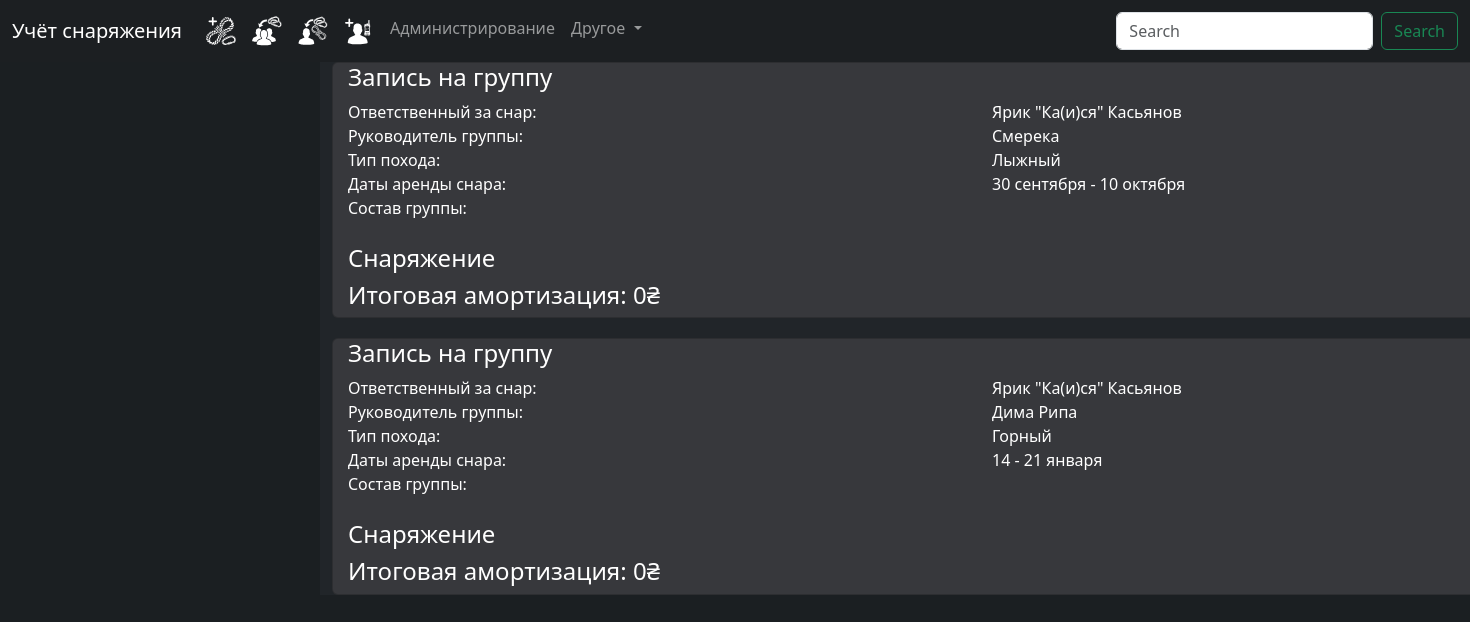
The app's page /, older data.
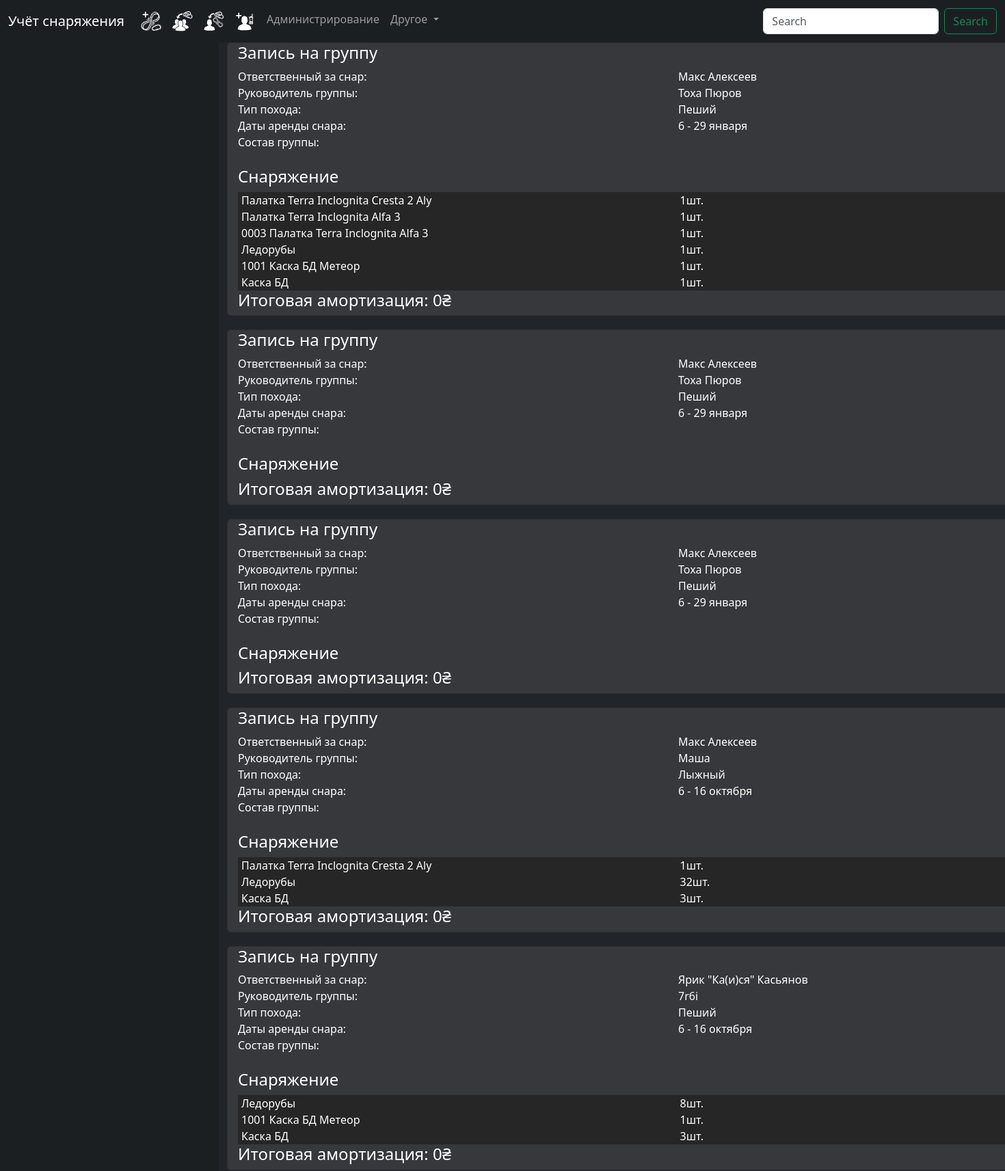
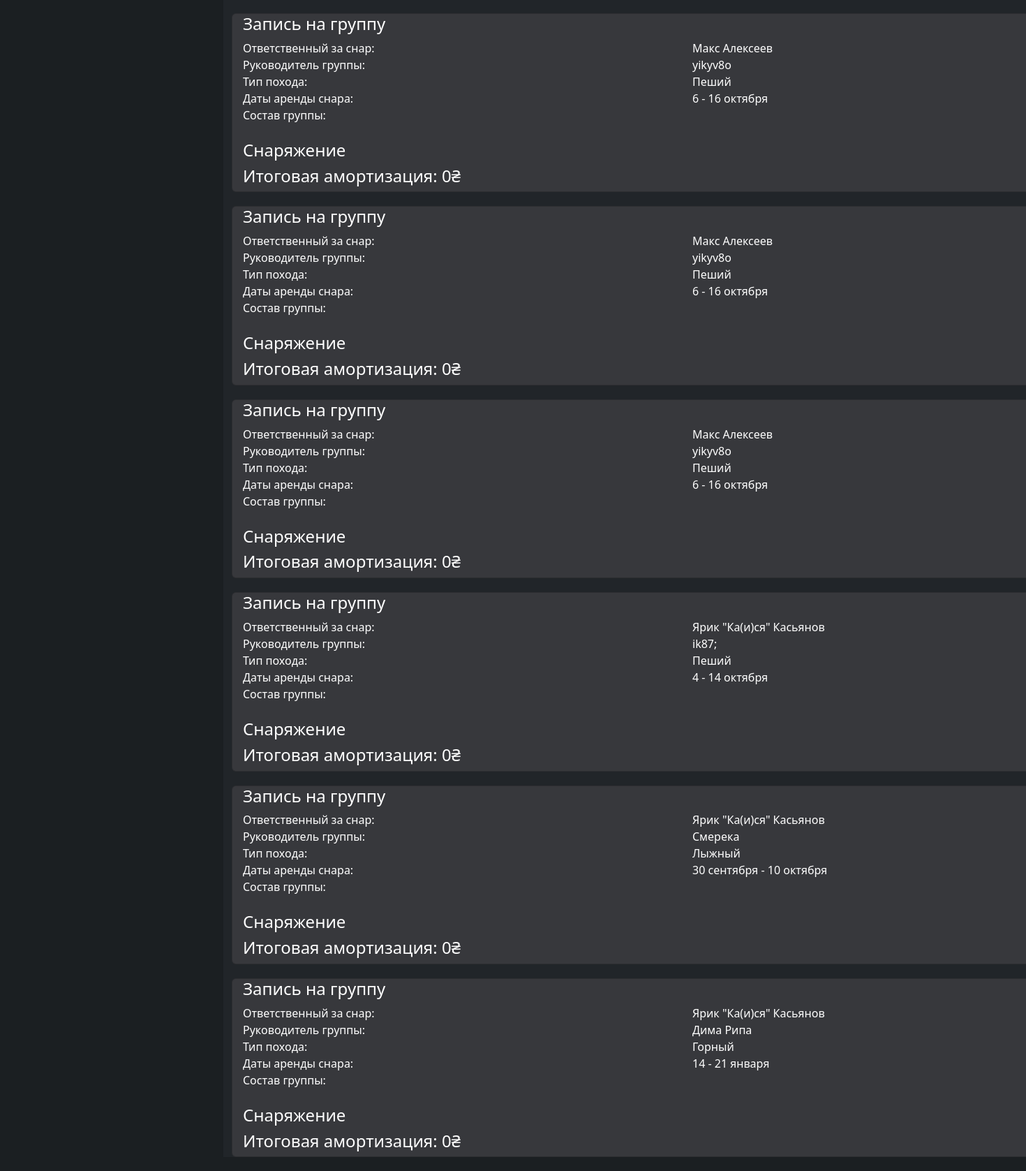
The same page, newer data (2 pictures, top to bottom).
### KaptyorkaApp/models.py (models this page shows)
class GroupAccounting(models.Model):
    lead_name = models.CharField(max_length=250, default='Смерека')
    type_of_hike = models.CharField(
        max_length=15, choices=TYPE_OF_HIKE, default="ПВД")
    responsible_person = models.ForeignKey(
        Contact, null=True, default=None, related_name="responsible_person", on_delete=models.CASCADE)
    group_members = models.CharField(
        max_length=1000, choices=TYPE_OF_HIKE, default="ПВД")
    start_date = models.DateField(default="2021-01-02")
    end_date = models.DateField(default="2021-01-02")
    equipment = models.ManyToManyField(Equipment)
    archived = models.BooleanField(default=False)

class Contact(models.Model):
    name = models.CharField(max_length=250, default='Смерека')
    is_club_member = models.BooleanField(default=False)
    phone_number = models.CharField(max_length=30, blank=True)

class RentedEquipment(models.Model):
    equipment = models.ForeignKey(Equipment, null=True, default=None, related_name="equipment", on_delete=models.CASCADE)
    amount = models.IntegerField(default=1, blank=True)
    type_of_accounting = models.CharField(max_length=15, choices=TYPE_OF_ACCOUNTING, default="GroupAccounting")
    user_accounting = models.ForeignKey(
        UserAccounting, null=True, default=None, on_delete=models.CASCADE)
    group_accounting = models.ForeignKey(
        GroupAccounting, null=True, default=None, on_delete=models.CASCADE)

class Equipment(models.Model):
    name = models.CharField(max_length=250, default='карабин')
    path = models.CharField(max_length=50, default='горное')
    unique = models.BooleanField(default=True)
    number = models.IntegerField(default=1, blank=True)
    price_per_day = models.IntegerField(default=0, blank=True)
    price = models.IntegerField(default=0, blank=True)
    price_for_members = models.IntegerField(default=0, blank=True)
    description = models.CharField(max_length=1000, default='', null=True)

### KaptyorkaApp/views.py (the view)
# urls.py: path("", HomePage.as_view(), name="home"),
class HomePage(View):
    def get(self, request):
        context = base_context(request, title='Home')
        group_accountings_list = list(GroupAccounting.objects.order_by("-id")[:30])
        group_accountings = list(map(lambda acc: (acc, beauty_date_interval(acc.start_date, acc.end_date), RentedEquipment.objects.filter(group_accounting = acc)), group_accountings_list))
        user_accountings_list = list(UserAccounting.objects.order_by("-id")[:30])
        user_accountings = list(map(lambda acc: (acc, beauty_date_interval(acc.start_date, acc.end_date), RentedEquipment.objects.filter(group_accounting = acc)), user_accountings_list))
        context["accountings"] = user_accountings+group_accountings
        return render(request, "home.html", context)

### KaptyorkaApp/views.py (called while the page is built)
def base_context(request, **args):
    context = {}
    user = request.user
    context['title'] = 'none'
    context['header'] = 'none'
    context['error'] = 0
    if args != None:
        for arg in args:
            context[arg] = args[arg]
    return context

def beauty_date_interval(date1: datetime, date2: datetime, show_year=False, show_if_this_year=False):
    months = ['января', 'февраля', 'марта', 'апреля', 'мая', 'июня',
              'июля', 'августа', 'сентября', 'октября', 'ноября', 'декабря']
    result = ''
    result += str(date1.day) + ' '
    if (date1.day, date1.month, date1.year) == (date2.day, date2.month, date2.year):
        result += months[date1.month-1]
    else:
        if date1.month == date2.month:
            result += '- '+str(date2.day) + ' ' + months[date1.month-1]
        else:
            result += months[date1.month-1]+' - ' + \
                str(date2.day) + ' '+months[date2.month-1]
    if show_year:
        if show_if_this_year:
            result+= ', '+str(date1.year)
        else:
            if date1.year != datetime.now().year:
                result+= ', '+str(date1.year)
    return result

### KaptyorkaApp/templates/home.html (shortened to what this page needs)
{% extends 'base.html' %}
{% block content %}
{% load static %}
<link rel="stylesheet" href="{% static 'css/form.css' %}" />
<link rel="stylesheet" href="{% static 'css/home.css' %}" />
<div>
    <div class="card-body">
        {% for acc in accountings %}
        <div class="card dark accounting-card">
            <h4>Запись на группу</h4>
            <div class="row">
                <div class="col">
                    <div>Ответственный за снар: </div>
                </div>
                <div class="col">
                    <div class="confirmation-data">{{ acc.0.responsible_person.name }}</div>
                </div>
            </div>
            <div class="row">
                <div class="col">
                    <div>Руководитель группы: </div>
                </div>
                <div class="col">
                    <div class="confirmation-data">{{ acc.0.lead_name }}</div>
                </div>
            </div>
            <div class="row">
                <div class="col">
                    <div>Тип похода: </div>
                </div>
                <div class="col">
                    <div class="confirmation-data">{{ acc.0.type_of_hike }}</div>
                </div>
            </div>
            <div class="row">
                <div class="col">
                    <div>Даты аренды снара: </div>
                </div>
                <div class="col">
                    <div class="confirmation-data">{{ acc.1 }}</div>
                </div>
            </div>
            <div class="row">
                <div class="col">
                    <div>Состав группы: </div>
                </div>
                <div class="col">
                </div>
            </div>
            <br>
            <h4>Снаряжение</h4>
            {% for eq in acc.2 %}
            <div class="col selectedEquipmentTable">
                <div class="row" id="CData`+ id + `">
                    <div class="col CDataMainCol">
                        {{ eq.equipment.name }}
                    </div>
                    <div class="col-sm CDataCol">
                        {{ eq.amount }}шт.
                    </div>
                </div>
            </div>
            {% endfor %}
            <div class="col">
                <h4 id="priceCDataField">Итоговая амортизация: 0₴</h4>
            </div>
        </div>
        {% endfor %}
    </div>
</div>
</div>
{% endblock %}

Row changes from the older to the newer data that the page shows:
added GroupAccounting: responsible_person.name "Макс Алексеев", lead_name "Тоха Пюров", type_of_hike "Пеший", acc "6 - 29 января"
added RentedEquipment: equipment.name "Палатка Terra Inclognita Cresta 2 Aly", amount "1", shown under "Макс Алексеев"
added RentedEquipment: equipment.name "Палатка Terra Inclognita Alfa 3", amount "1", shown under "Макс Алексеев"
added RentedEquipment: equipment.name "0003 Палатка Terra Inclognita Alfa 3", amount "1", shown under "Макс Алексеев"
added RentedEquipment: equipment.name "Ледорубы", amount "1", shown under "Макс Алексеев"
added RentedEquipment: equipment.name "1001 Каска БД Метеор", amount "1", shown under "Макс Алексеев"
added RentedEquipment: equipment.name "Каска БД", amount "1", shown under "Макс Алексеев"
added GroupAccounting: responsible_person.name "Макс Алексеев", lead_name "Тоха Пюров", type_of_hike "Пеший", acc "6 - 29 января"
added GroupAccounting: responsible_person.name "Макс Алексеев", lead_name "Тоха Пюров", type_of_hike "Пеший", acc "6 - 29 января"
added GroupAccounting: responsible_person.name "Макс Алексеев", lead_name "Маша", type_of_hike "Лыжный", acc "6 - 16 октября"
added RentedEquipment: equipment.name "Палатка Terra Inclognita Cresta 2 Aly", amount "1", shown under "Макс Алексеев"
added RentedEquipment: equipment.name "Ледорубы", amount "32", shown under "Макс Алексеев"
added RentedEquipment: equipment.name "Каска БД", amount "3", shown under "Макс Алексеев"
added GroupAccounting: responsible_person.name "Ярик \"Ка(и)ся\" Касьянов", lead_name "7r6i", type_of_hike "Пеший", acc "6 - 16 октября"
added RentedEquipment: equipment.name "Ледорубы", amount "8", shown under "Ярик \"Ка(и)ся\" Касьянов"
added RentedEquipment: equipment.name "1001 Каска БД Метеор", amount "1", shown under "Ярик \"Ка(и)ся\" Касьянов"
added RentedEquipment: equipment.name "Каска БД", amount "3", shown under "Ярик \"Ка(и)ся\" Касьянов"
added GroupAccounting: responsible_person.name "Макс Алексеев", lead_name "yikyv8o", type_of_hike "Пеший", acc "6 - 16 октября"
added GroupAccounting: responsible_person.name "Макс Алексеев", lead_name "yikyv8o", type_of_hike "Пеший", acc "6 - 16 октября"
added GroupAccounting: responsible_person.name "Макс Алексеев", lead_name "yikyv8o", type_of_hike "Пеший", acc "6 - 16 октября"
added GroupAccounting: responsible_person.name "Ярик \"Ка(и)ся\" Касьянов", lead_name "ik87;", type_of_hike "Пеший", acc "4 - 14 октября"
